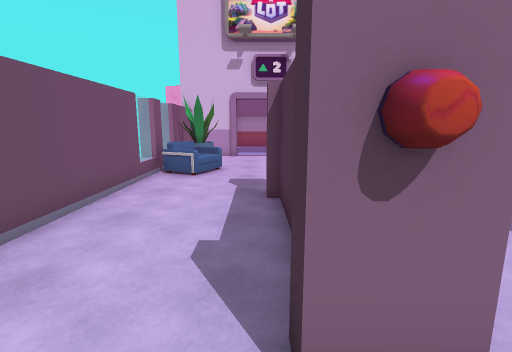
View 1 (above)

15 first-person views from a walk through a 3-D level made in the Unity game engine. The camera is 1.5 m above the floor, tilts 10° down and sees 85° across. Doors are open. The floor is counted in squares, 1 m on a side. Each view is taken from the middle of a square. On the plan, view 1 faces up. The plan holds only what a view shows up to about 14 squares ahead; the rest is blank. The place goes on beyond the plan. The player is left out. Some animated figures are not drawn. Some surface patterns are stand-ins.

View 2
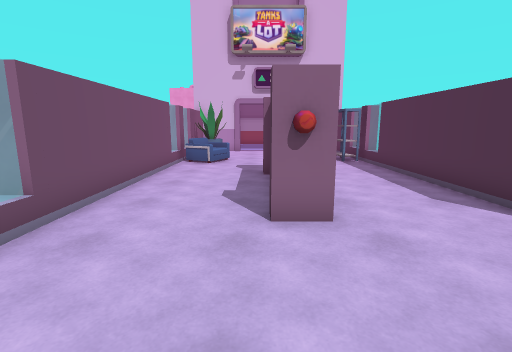

View 3
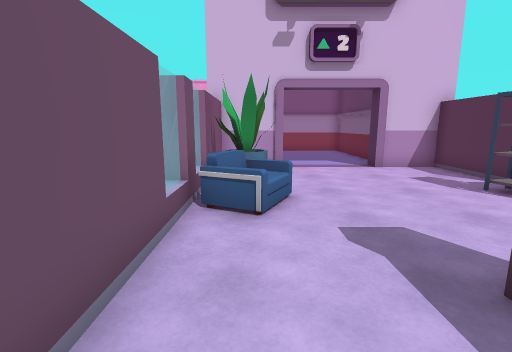

View 4
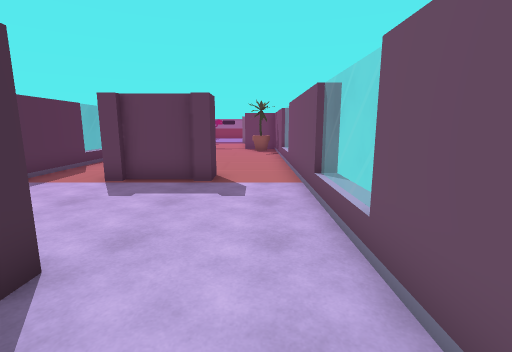

View 5
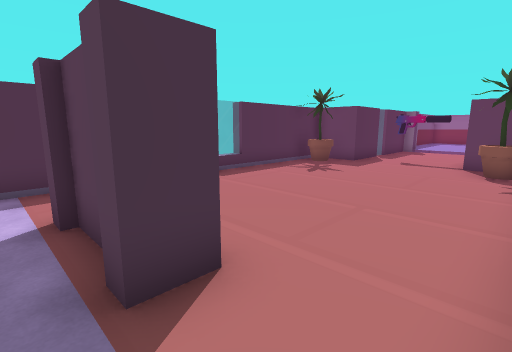

View 6
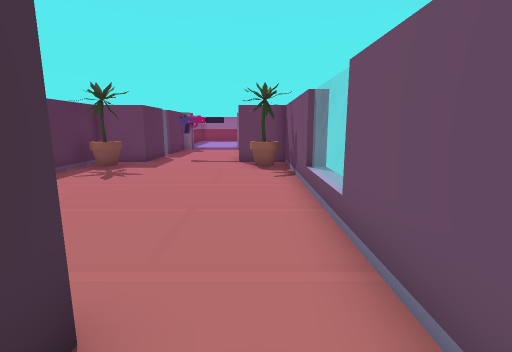

View 7
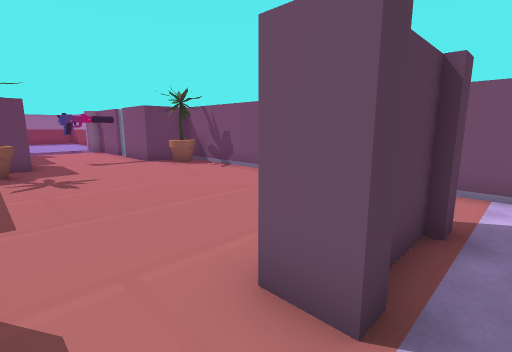

View 8
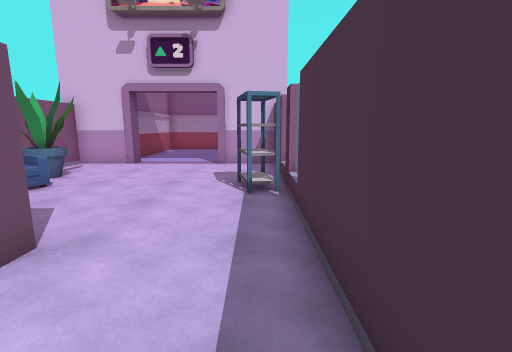

View 9
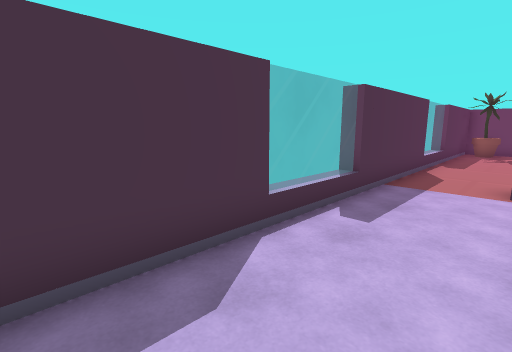

View 10
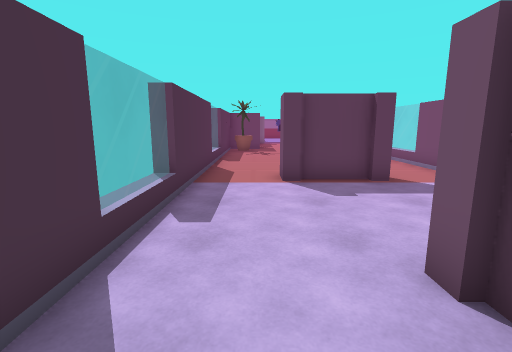

View 11
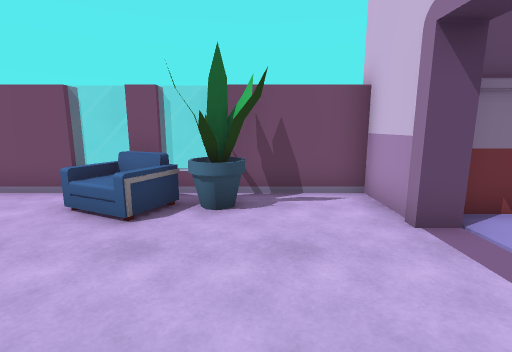

View 12
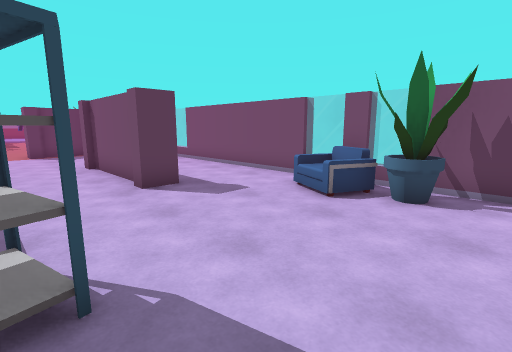

View 13
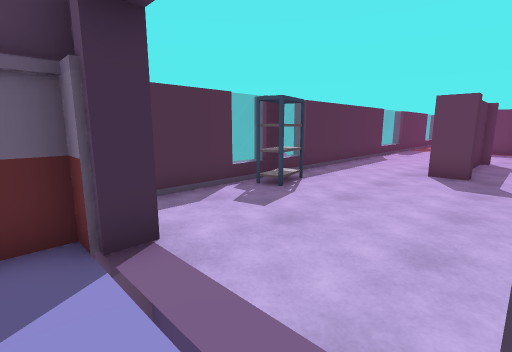

View 14
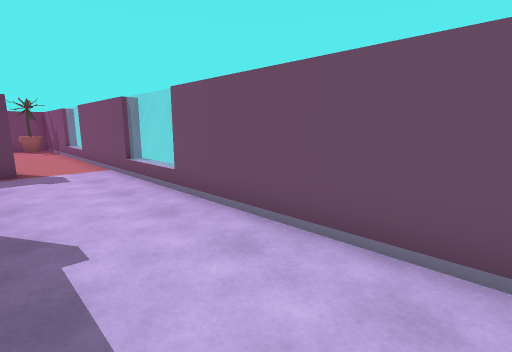

View 15
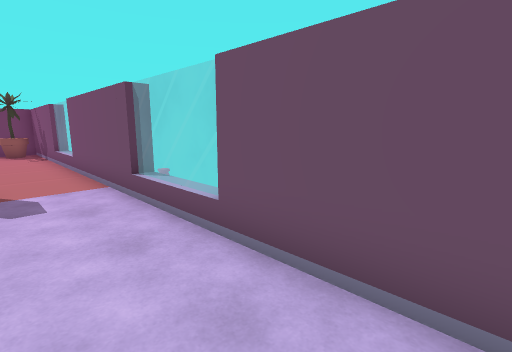

### Floor plan
Points are (right, up) in squares from view 1. A wall is a line through its corners. A room is listed if a view was taken in it or the views show most of it. See-through windows are left out.
Room 1 (views 1, 2, 3, 4, 5, 6, 7, 8, 9, 10, 11, 12, 14, 15)
walls: (0.5, 1.8) (0.5, 5.9); (1.2, 1.9) (1.2, 1.3) (0.2, 1.3) (0.2, 1.9); (-0.4, -4) (1.8, -4); (1.6, -3.7) (2.2, -3.7) (2.2, -4.8); (-3.9, -2) (-3.3, -2) (-3.3, -7); (-0.8, -4.8) (-0.8, -3.7) (-0.2, -3.7); (1, 5.2) (1, 1.8); (0.2, 5.8) (0.2, 6.3) (1.2, 6.3) (1.2, 5.7); (-3.9, 7.8) (-3.3, 7.8) (-3.3, 1.1) (-3.8, 1.1); (4.7, -8.4) (4.7, 14.5) (2.5, 14.5); (4.6, 9.4) (3.8, 9.2) (3.5, 10.6) (4.3, 10.8); (-3.9, -10) (-3.3, -10) (-3.3, -15) (-1.3, -15) (-1.3, -15.5); (-1, 14.5) (-3.3, 14.5) (-3.3, 11.4); (2.7, -15.5) (2.7, -15) (4.7, -15) (4.7, -8.5)
ways out: open door at (0.5, 15) to room 2
objects: flowerpot (-3, -14) to (-2, -14); chair (-3, 9) to (-1, 10); flowerpot (-3, 11) to (-2, 12); flowerpot (3, -14) to (4, -14)
Room 2 (view 13)
walls: (-1.7, 16.5) (-1.7, 15.5); (3.1, 15.2) (3.1, 16)
ways out: open door at (0.5, 15) to room 1

Positions as (right, up) in squares from view 1, and headings:
1: (0, 0), facing up
2: (0, -3), facing up
3: (-2, 4), facing up
4: (-2, 4), facing down
5: (-3, -3), facing down-right
6: (-2, -3), facing down
7: (4, -3), facing down-left
8: (4, 3), facing up
9: (2, 4), facing down-right
10: (3, 4), facing down
11: (3, 12), facing left
12: (4, 13), facing down-left
13: (-1, 16), facing down-right
14: (0, 7), facing down-left
15: (-1, 4), facing down-left
